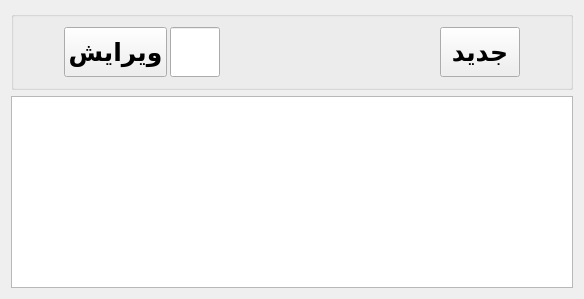
      <widget class="QWidget" name="page_CarTable">
       <layout class="QVBoxLayout" name="verticalLayout_3">
        <item>
         <widget class="QGroupBox" name="groupBox_10">
          <property name="title">
           <string/>
          </property>
          <layout class="QHBoxLayout" name="horizontalLayout_11" stretch="10,10,100,10">
           <property name="spacing">
            <number>3</number>
           </property>
           <property name="leftMargin">
            <number>50</number>
           </property>
           <property name="topMargin">
            <number>10</number>
           </property>
           <property name="rightMargin">
            <number>50</number>
           </property>
           <property name="bottomMargin">
            <number>10</number>
           </property>
           <item>
            <widget class="QPushButton" name="pb_editCar">
             <property name="minimumSize">
              <size>
               <width>0</width>
               <height>50</height>
              </size>
             </property>
             <property name="font">
              <font>
               <pointsize>19</pointsize>
               <bold>true</bold>
              </font>
             </property>
             <property name="text">
              <string>ویرایش</string>
             </property>
            </widget>
           </item>
           <item>
            <widget class="QLineEdit" name="le_editCar">
             <property name="sizePolicy">
              <sizepolicy hsizetype="Expanding" vsizetype="Minimum">
               <horstretch>0</horstretch>
               <verstretch>0</verstretch>
              </sizepolicy>
             </property>
             <property name="minimumSize">
              <size>
               <width>50</width>
               <height>0</height>
              </size>
             </property>
             <property name="font">
              <font>
               <pointsize>18</pointsize>
               <bold>true</bold>
              </font>
             </property>
             <property name="inputMethodHints">
              <set>Qt::ImhDigitsOnly</set>
             </property>
             <property name="alignment">
              <set>Qt::AlignCenter</set>
             </property>
            </widget>
           </item>
           <item>
            <spacer name="horizontalSpacer_10">
             <property name="orientation">
              <enum>Qt::Horizontal</enum>
             </property>
             <property name="sizeHint" stdset="0">
              <size>
               <width>40</width>
               <height>20</height>
              </size>
             </property>
            </spacer>
           </item>
           <item>
            <widget class="QPushButton" name="pb_newCar">
             <property name="minimumSize">
              <size>
               <width>0</width>
               <height>50</height>
              </size>
             </property>
             <property name="font">
              <font>
               <pointsize>19</pointsize>
               <bold>true</bold>
              </font>
             </property>
             <property name="text">
              <string>جدید</string>
             </property>
            </widget>
           </item>
          </layout>
         </widget>
        </item>
        <item>
         <widget class="QTableView" name="tv_cars">
          <property name="font">
           <font>
            <pointsize>17</pointsize>
            <bold>true</bold>
           </font>
          </property>
          <property name="frameShape">
           <enum>QFrame::StyledPanel</enum>
          </property>
          <property name="frameShadow">
           <enum>QFrame::Plain</enum>
          </property>
          <attribute name="horizontalHeaderVisible">
           <bool>true</bool>
          </attribute>
          <attribute name="horizontalHeaderMinimumSectionSize">
           <number>50</number>
          </attribute>
          <attribute name="horizontalHeaderDefaultSectionSize">
           <number>50</number>
          </attribute>
          <attribute name="verticalHeaderVisible">
           <bool>false</bool>
          </attribute>
          <attribute name="verticalHeaderDefaultSectionSize">
           <number>40</number>
          </attribute>
         </widget>
        </item>
       </layout>
      </widget>
